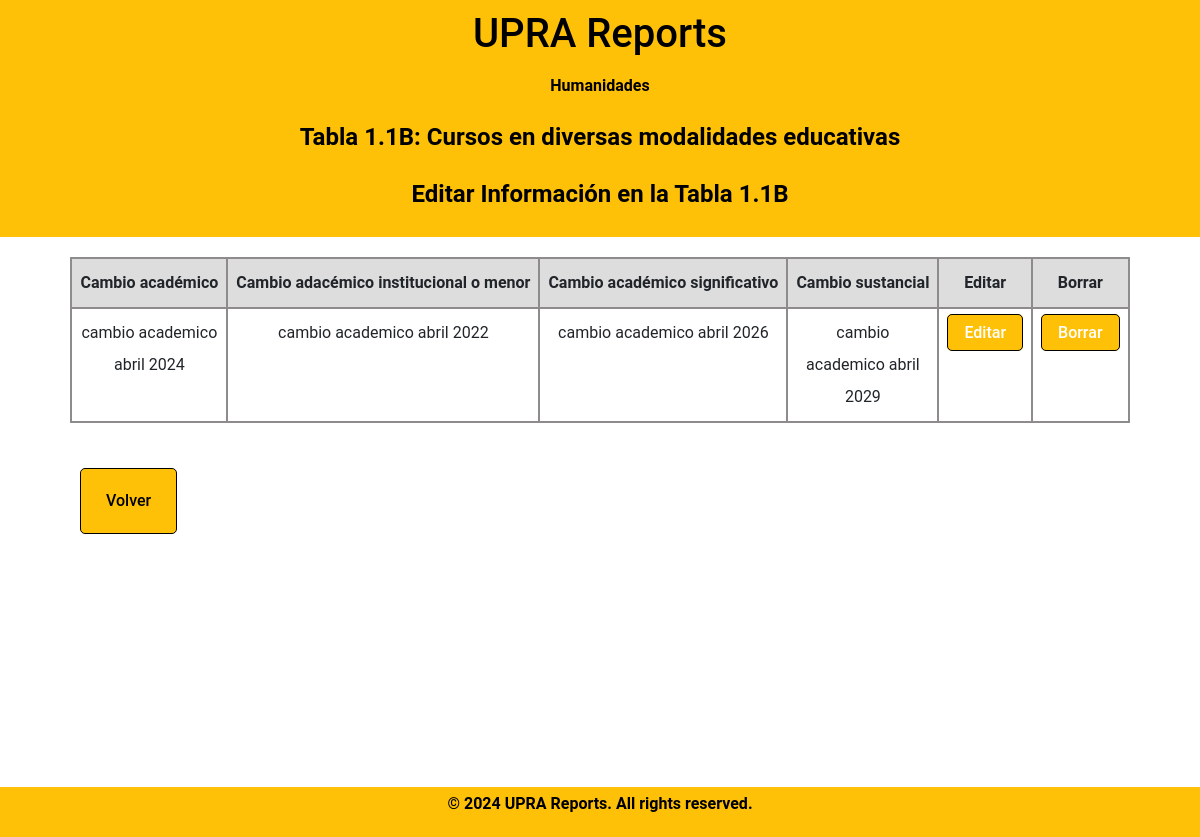
Screenshot of /meta-1/tabla1.1B_display.php (signed in) with the database file from the repository.
### tables this page shows
CREATE TABLE `departamento` (
  `DepartmentID` int(11) NOT NULL,
  `DepartmentName` varchar(100) DEFAULT NULL
);

CREATE TABLE `table11b` (
  `table11bID` int(11) NOT NULL,
  `DepartmentID` int(11) DEFAULT NULL,
  `year` int(4) DEFAULT NULL,
  `field1` varchar(100) DEFAULT NULL,
  `field2` varchar(100) DEFAULT NULL,
  `field3` varchar(100) DEFAULT NULL,
  `field4` varchar(100) DEFAULT NULL
);

### meta-1/tabla1.1B_display.php (the view, shortened to what this page needs)
<?php
    include_once "db_info.php";
if (isset($_SESSION['DepartmentID'])) {
    $departmentID = $_SESSION['DepartmentID'];
    $sql = "SELECT DepartmentName FROM departamento WHERE DepartmentID = ?";
    $stmt = $conn->prepare($sql);
    $stmt->bind_param("i", $departmentID);
    $stmt->execute();
    $result = $stmt->get_result();
    $department = $result->fetch_assoc();
}
$year = date("Y");
?>
<!DOCTYPE html>
<html lang="en">
<head>
        <link rel="stylesheet" href="../fonts/icomoon/style.css">
        <link rel="stylesheet" href="../css/owl.carousel.min.css">
        <link rel="stylesheet" href="../css/bootstrap.min.css">
        <link rel="stylesheet" href="../css/style.css">
        <link rel="stylesheet" href="../css/style-sidemenu.css">
</head>
<body>
    <header>
        <h1 class="uprareports">UPRA Reports</h1>
        <h2 class="bienvenidosusuario"><?php echo $department['DepartmentName'] ?></h2>        <h2 class="tablaheader">Tabla 1.1B: Cursos en diversas modalidades educativas</h2>
        <h2 class="tablaheader"> Editar Informaci&oacute;n en la Tabla 1.1B</h2>
    </header>
<div class="formbold-main-wrapper-edit">
    <div class="formbold-form-wrapper-edit">
            <table class="table">
                    <thead>
                        <tr>
                        <th scope="col">Cambio&nbsp;académico</th>
                        <th scope="col">Cambio&nbsp;adacémico&nbsp;institucional&nbsp;o&nbsp;menor</th>
                        <th scope="col">Cambio&nbsp;académico&nbsp;significativo</th>
                        <th scope="col">Cambio&nbsp;sustancial</th>
                        <th scope="col">Editar</th>
                        <th scope="col">Borrar</th>
                        </tr>
                    </thead>
                    <tbody>
                    <?php
                        $sql = "SELECT * FROM table11b WHERE DepartmentID = ? AND year = ?";
                        $stmt = $conn->prepare($sql);
                        $stmt->bind_param("si", $departmentID, $year);
                        $stmt->execute();
                        $result =$stmt->get_result();
                        while ($row = $result->fetch_assoc()) {
                            echo "<tr>";
                            echo "<td>" . $row['field1'] . "</td>";
                            echo "<td>" . $row['field2'] . "</td>";
                            echo "<td>" . $row['field3'] . "</td>";
                            echo "<td>" . $row['field4'] . "</td>";
                            echo "<td><a href='javascript:void(0);' class='edit-btn'>Editar</a></td>";
                            echo "<td><a class='delete-btn' href='../meta-1/tabla1.1b_delete.php?id=" . $row['table11bID'] . "'>Borrar</a></td>";
                            echo "</tr>";
                        }
                    ?>
                    </tbody>
                </table>
        <div class="formbold-main-wrapperDept" >
            <a class="underline-button"  href="../meta-1/tabla1.1B.php" style="">Volver</a>
        </div>
    </div>
</div>
    <div class="footer-box">
        <p>&copy; 2024 UPRA Reports. All rights reserved.</p>
    </div>
</body>
</html>

### css/style.css (style rules this page uses)
* { margin: 0; padding: 0; }
body { font-family: "Roboto", -apple-system, BlinkMacSystemFont, "Segoe UI", Roboto, "Helvetica Neue", Arial, "Noto Sans", sans-serif, "Apple Color Emoji", "Segoe UI Emoji", "Segoe UI Symbol", "Noto Color Emoji"; background-color: #fff; color: #999; }
a { -webkit-transition: .3s all ease; -o-transition: .3s all ease; transition: .3s all ease; }
a, a:hover { text-decoration: none !important; }
h2 { font-size: 3.5rem; font-weight: 700; }
body { font-family: "Roboto", -apple-system, BlinkMacSystemFont, "Segoe UI", Roboto, "Helvetica Neue", Arial, "Noto Sans", sans-serif, "Apple Color Emoji", "Segoe UI Emoji", "Segoe UI Symbol", "Noto Color Emoji"; background-color: #fff; color: #999; line-height: 2; }
.table { border-collapse: collapse; width: 90%; margin: auto; border: 2px solid #8d8b8b; overflow-x: auto; }
td, th { border: 2px solid #8d8b8b; text-align: center; padding: 0.5em; }
th, td { border: 2px solid #8d8b8b; text-align: center; padding: 0.5em; font-size: 1rem; }
.table thead th { vertical-align: bottom; border-bottom: 2px solid #8d8b8b; background-color: #dddddd; }
.table th, .table td { padding: 0.5rem; vertical-align: top; border-top: 1px solid #000000; }
header { background-color: #FFC107; color: #000; padding: 10px; text-align: center; }
.footer-box { background-color: #FFC107; color: #000; text-align: center; padding: 1px 0; position: fixed; bottom: 0%; width: 100%; z-index: 999; font-weight: bold; }
.footer-box p { font-size: 16px; }
html, body { height: 100%; margin: 0; padding: 0; }
.formbold-main-wrapper-edit { display: flex; align-items: center; justify-content: center; padding-top: 10px; margin-left: auto; margin-right: auto; min-height: 580px; max-height: 900px; }
.formbold-main-wrapperDept { display: flex; justify-content: space-between; padding: 20px; margin: 0 auto; }
.formbold-form-wrapper-edit { margin: 0 auto; width: 90%; background: white; min-height: 580px; max-height: 900px; margin-top: 10px; }
.underline-button { font-size: 16px; border-radius: 5px; padding: 16px 25px; border: none; font-weight: 500; background-color: #FFC107; color: #000; cursor: pointer; margin-top: 25px; border: 1px solid #000; margin-bottom: 150px; }
.bienvenidosusuario { font-size: 1.0em; color: #000; text-align: center; padding: 10px; }
.tablaheader { font-size: 1.5em; color: #000; text-align: center; padding: 10px; }
.edit-btn, .delete-btn, .update-btn { font-size: 16px; border-radius: 5px; padding: 8px 16px; border: none; font-weight: 500; background-color: #FFC107; color: white; cursor: pointer; margin-top: 1px; border: 1px solid #000; }

### css/style-sidemenu.css (style rules this page uses)
* { margin: 0; padding: 0; }
:root { --accent-color: #FFC107; }

### rows the page displays
departamento: DepartmentName "Humanidades"
table11b: field1 "cambio academico abril 2024", field2 "cambio academico abril 2022", field3 "cambio academico abril 2026", field4 "cambio academico abril 2029"
